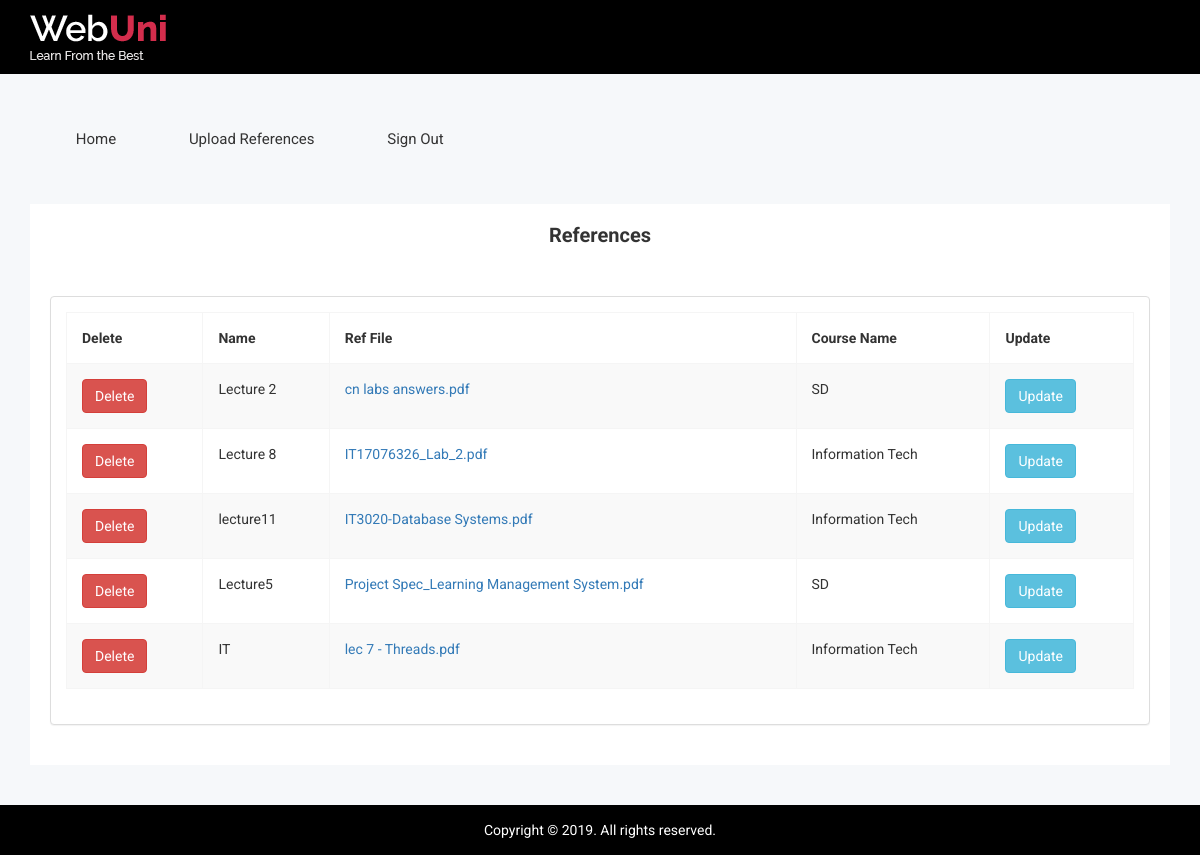
/Admin/Lecturer/books/index.php, run on the app's committed database.
### tables this page shows
CREATE TABLE `tbl_books` (
  `id` int(11) NOT NULL,
  `name` varchar(255) NOT NULL,
  `image` varchar(250) NOT NULL,
  `course` varchar(255) NOT NULL
);

### Admin/Lecturer/books/index.php (the view, shortened to what this page needs)
<!doctype html>
<html class="no-js" lang="">
<?php
require_once "connection.php";
?>
<head>
  <link rel="stylesheet" href="css/bootstrap.min.css">
  <link rel="stylesheet" href="css/font-awesome.min.css">
  <link rel="stylesheet" href="css/owl.carousel.css">
  <link rel="stylesheet" href="css/owl.theme.css">
  <link rel="stylesheet" href="css/owl.transitions.css">
  <link rel="stylesheet" href="css/meanmenu/meanmenu.min.css">
  <link rel="stylesheet" href="css/animate.css">
  <link rel="stylesheet" href="css/normalize.css">
  <link rel="stylesheet" href="css/wave/waves.min.css">
  <link rel="stylesheet" href="css/wave/button.css">
  <link rel="stylesheet" href="css/scrollbar/jquery.mCustomScrollbar.min.css">
  <link rel="stylesheet" href="css/notika-custom-icon.css">
  <link rel="stylesheet" href="css/jquery.dataTables.min.css">
  <link rel="stylesheet" href="css/main.css">
  <link rel="stylesheet" href="style.css">
  <link rel="stylesheet" href="css/responsive.css">
</head>
<body>
  <?php include 'include/header_top.php';
  ?>
  <div class="main-menu-area mg-tb-40">
    <div class="container">
      <div class="row">
        <div class="col-lg-12 col-md-12 col-sm-12 col-xs-12">
          <ul class="nav nav-tabs notika-menu-wrap menu-it-icon-pro">
            <li><a href="../index.php"><i class="notika-icon notika-house"></i> Home</a>
            </li>
            <li><a href="new_add.php"><i class="notika-icon notika-file"></i> Upload References</a>
            </li>
            <li><a href="../../logout.php"><i class="notika-icon notika-right-arrow"></i> Sign Out</a>
            </li>
          </div>
        </div>
      </div>
    </div>
    <div class="data-table-area">
      <div class="container">
        <div class="row">
          <div class="col-lg-12 col-md-12 col-sm-12 col-xs-12">
            <div class="data-table-list">
              <div class="basic-tb-hd">
                <h2 class="text-center">References</h2>
                <br>
              </div>
              <div class="panel panel-default">
                <div class="panel-body">
                  <div class="table-responsive">
                    <table class="table table-striped table-bordered table-hover">
                      <thead>
                        <tr>
                          <th>Delete</th>
                          <th>Name</th>
                          <th>Ref File</th>
                          <th>Course Name</th>
                          <th>Update</th>
                        </tr>
                      </thead>
                      <tbody>
                        <?php
                        $select_stmt=$db->prepare("SELECT * FROM tbl_books");
                        $select_stmt->execute();
                        while($row=$select_stmt->fetch(PDO::FETCH_ASSOC))
                        {
                          ?>
                          <tr>
                            <td><a href="?delete_id=<?php echo $row['id']; ?>" class="btn btn-danger">Delete</a></td>
                            <td><?php echo $row['name']; ?></td>
                            <td><a href="upload/<?php echo $row['image']; ?>" target="_blank"><?php echo $row['image']; ?></a></td>
                            <td><?php echo $row['course']; ?></td>
                            <td><a href="update.php?update_id=<?php echo $row['id']; ?>" class="btn btn-info">Update</a></td>
                          </tr>
                          <?php
                        }
                        ?>
                      </tbody>
                    </table>
                  </div>
                </div>
              </div>
            </div>
          </div>
        </div>
      </div>
    </div>
    <?php include 'include/footer.php'; ?>
  </body>
  </html>

### Admin/Lecturer/books/css/main.css (style rules this page uses)
html { color: #222; font-size: 1em; line-height: 1.4; }

### data on the page
tbl_books: name "Lecture 2", image "cn labs answers.pdf", course "SD"
tbl_books: name "Lecture 8", image "IT17076326_Lab_2.pdf", course "Information Tech"
tbl_books: name "lecture11", image "IT3020-Database Systems.pdf", course "Information Tech"
tbl_books: name "Lecture5", image "Project Spec_Learning Management System.pdf", course "SD"
tbl_books: name "IT", image "lec 7 - Threads.pdf", course "Information Tech"
